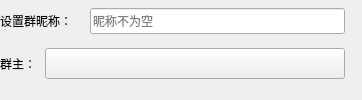
                        <widget class="QWidget" name="widget_24" native="true">
                         <layout class="QGridLayout" name="gridLayout_49">
                          <property name="leftMargin">
                           <number>0</number>
                          </property>
                          <property name="topMargin">
                           <number>0</number>
                          </property>
                          <property name="horizontalSpacing">
                           <number>0</number>
                          </property>
                          <item row="1" column="0">
                           <widget class="QLabel" name="label_6">
                            <property name="minimumSize">
                             <size>
                              <width>45</width>
                              <height>25</height>
                             </size>
                            </property>
                            <property name="maximumSize">
                             <size>
                              <width>45</width>
                              <height>25</height>
                             </size>
                            </property>
                            <property name="font">
                             <font>
                              <family>微软雅黑</family>
                             </font>
                            </property>
                            <property name="text">
                             <string>群主：</string>
                            </property>
                           </widget>
                          </item>
                          <item row="1" column="3">
                           <spacer name="horizontalSpacer_32">
                            <property name="orientation">
                             <enum>Qt::Horizontal</enum>
                            </property>
                            <property name="sizeHint" stdset="0">
                             <size>
                              <width>6</width>
                              <height>20</height>
                             </size>
                            </property>
                           </spacer>
                          </item>
                          <item row="0" column="2">
                           <widget class="QLineEdit" name="line_groupName">
                            <property name="minimumSize">
                             <size>
                              <width>255</width>
                              <height>26</height>
                             </size>
                            </property>
                            <property name="maximumSize">
                             <size>
                              <width>255</width>
                              <height>26</height>
                             </size>
                            </property>
                            <property name="font">
                             <font>
                              <family>微软雅黑</family>
                             </font>
                            </property>
                            <property name="contextMenuPolicy">
                             <enum>Qt::DefaultContextMenu</enum>
                            </property>
                            <property name="maxLength">
                             <number>50</number>
                            </property>
                            <property name="placeholderText">
                             <string>昵称不为空</string>
                            </property>
                           </widget>
                          </item>
                          <item row="1" column="1" colspan="2">
                           <widget class="QToolButton" name="toolBtn_groupLeader">
                            <property name="minimumSize">
                             <size>
                              <width>300</width>
                              <height>31</height>
                             </size>
                            </property>
                            <property name="maximumSize">
                             <size>
                              <width>300</width>
                              <height>31</height>
                             </size>
                            </property>
                            <property name="font">
                             <font>
                              <family>微软雅黑</family>
                             </font>
                            </property>
                            <property name="text">
                             <string/>
                            </property>
                            <property name="iconSize">
                             <size>
                              <width>25</width>
                              <height>25</height>
                             </size>
                            </property>
                            <property name="toolButtonStyle">
                             <enum>Qt::ToolButtonTextBesideIcon</enum>
                            </property>
                           </widget>
                          </item>
                          <item row="0" column="0" colspan="2">
                           <widget class="QLabel" name="label_2">
                            <property name="minimumSize">
                             <size>
                              <width>85</width>
                              <height>25</height>
                             </size>
                            </property>
                            <property name="maximumSize">
                             <size>
                              <width>85</width>
                              <height>25</height>
                             </size>
                            </property>
                            <property name="font">
                             <font>
                              <family>微软雅黑</family>
                             </font>
                            </property>
                            <property name="text">
                             <string>设置群昵称：</string>
                            </property>
                           </widget>
                          </item>
                          <item row="0" column="3">
                           <spacer name="horizontalSpacer_31">
                            <property name="orientation">
                             <enum>Qt::Horizontal</enum>
                            </property>
                            <property name="sizeHint" stdset="0">
                             <size>
                              <width>6</width>
                              <height>20</height>
                             </size>
                            </property>
                           </spacer>
                          </item>
                         </layout>
                        </widget>
